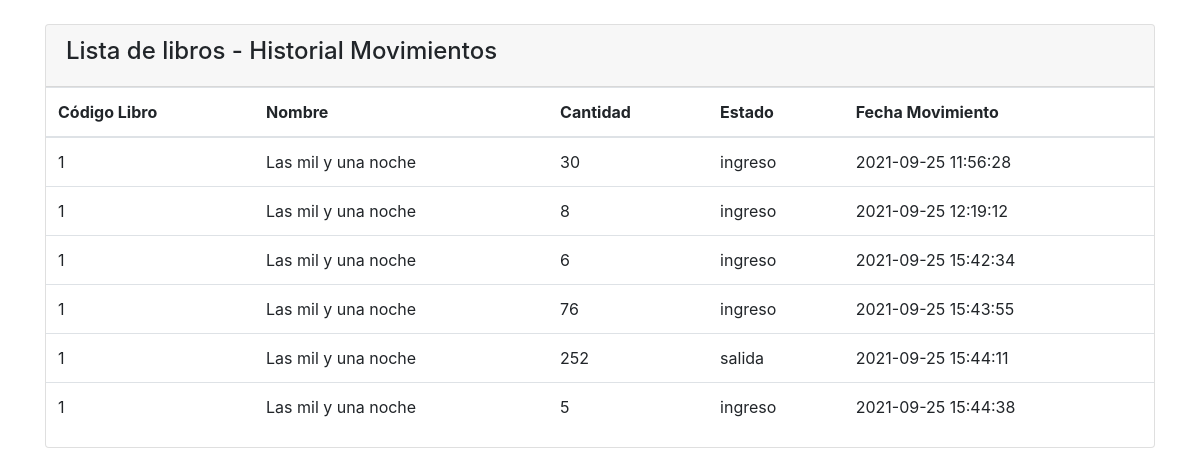
/listar_libros_inventario.php, run on the app's committed database.
### tables this page shows
CREATE TABLE `inventario` (
  `idInventario` int(11) NOT NULL,
  `codigoLibro` varchar(10) NOT NULL,
  `existencias` int(11) NOT NULL,
  `idEstado` int(11) NOT NULL,
  `fecha_movimiento` timestamp NOT NULL DEFAULT current_timestamp()
);

CREATE TABLE `libros` (
  `codigoLibro` varchar(10) NOT NULL,
  `nombreLibro` varchar(100) NOT NULL,
  `existencias` int(11) NOT NULL,
  `precio` double(18,2) NOT NULL,
  `codigoAutor` varchar(10) DEFAULT NULL,
  `codigoEditorial` varchar(10) DEFAULT NULL,
  `idGenero` int(11) DEFAULT NULL,
  `descripcion` varchar(300) DEFAULT NULL
);

CREATE TABLE `estados` (
  `idEstado` int(11) NOT NULL,
  `estado` varchar(50) NOT NULL
);

### listar_libros_inventario.php (the view, shortened to what this page needs)
<!doctype html>
<html lang="es">
  <head>
    <link rel="stylesheet" href="https://stackpath.bootstrapcdn.com/bootstrap/4.5.2/css/bootstrap.min.css">
    <link rel="stylesheet" href="https://use.fontawesome.com/releases/v5.12.1/css/all.css" />
  </head>
  <body>
    <br/>
    <div class="container">
        <div class="card">
            <div class="card-header">
                <div class="row">
                    <div class="col-lg-12">
                        <h4>Lista de libros - Historial Movimientos</h4>
                    </div>
                </div>
            </div>
            <?php
            $conn = OpenCon();
            $sql = "SELECT libros.codigoLibro, libros.nombreLibro, inventario.existencias, estados.estado, inventario.fecha_movimiento
            FROM inventario
            INNER JOIN libros ON inventario.codigoLibro = libros.codigoLibro
            INNER JOIN estados ON inventario.idEstado = estados.idEstado";
            ?>
                <table class="table">
                    <thead>
                        <tr>
                            <th>Código Libro</th>
                            <th>Nombre</th>
                            <th>Cantidad</th>
                            <th>Estado</th>
                            <th>Fecha Movimiento</th>
                        </tr>
                    </thead>
                    <tbody>
                <?php
                    foreach ($conn->query($sql) as $row) {
                        echo "<tr>";
                        echo "<td>" . $row["codigoLibro"]. "</td>";
                        echo "<td>" . $row["nombreLibro"]. "</td>";
                        echo "<td>" . $row["existencias"]. "</td>";
                        echo "<td>" . $row["estado"]. "</td>";
                        echo "<td>" . $row["fecha_movimiento"]. "</td>";
                        echo "</tr>";
                    }
                    ?>
                    </tbody>
                </table>
        </div>
    </div>
  </body>
</html>

### data on the page
inventario: codigoLibro.codigoLibro "1", codigoLibro.nombreLibro "Las mil y una noche", existencias "30", idEstado.estado "ingreso", fecha_movimiento "2021-09-25 11:56:28"
inventario: codigoLibro.codigoLibro "1", codigoLibro.nombreLibro "Las mil y una noche", existencias "8", idEstado.estado "ingreso", fecha_movimiento "2021-09-25 12:19:12"
inventario: codigoLibro.codigoLibro "1", codigoLibro.nombreLibro "Las mil y una noche", existencias "6", idEstado.estado "ingreso", fecha_movimiento "2021-09-25 15:42:34"
inventario: codigoLibro.codigoLibro "1", codigoLibro.nombreLibro "Las mil y una noche", existencias "76", idEstado.estado "ingreso", fecha_movimiento "2021-09-25 15:43:55"
inventario: codigoLibro.codigoLibro "1", codigoLibro.nombreLibro "Las mil y una noche", existencias "252", idEstado.estado "salida", fecha_movimiento "2021-09-25 15:44:11"
inventario: codigoLibro.codigoLibro "1", codigoLibro.nombreLibro "Las mil y una noche", existencias "5", idEstado.estado "ingreso", fecha_movimiento "2021-09-25 15:44:38"
